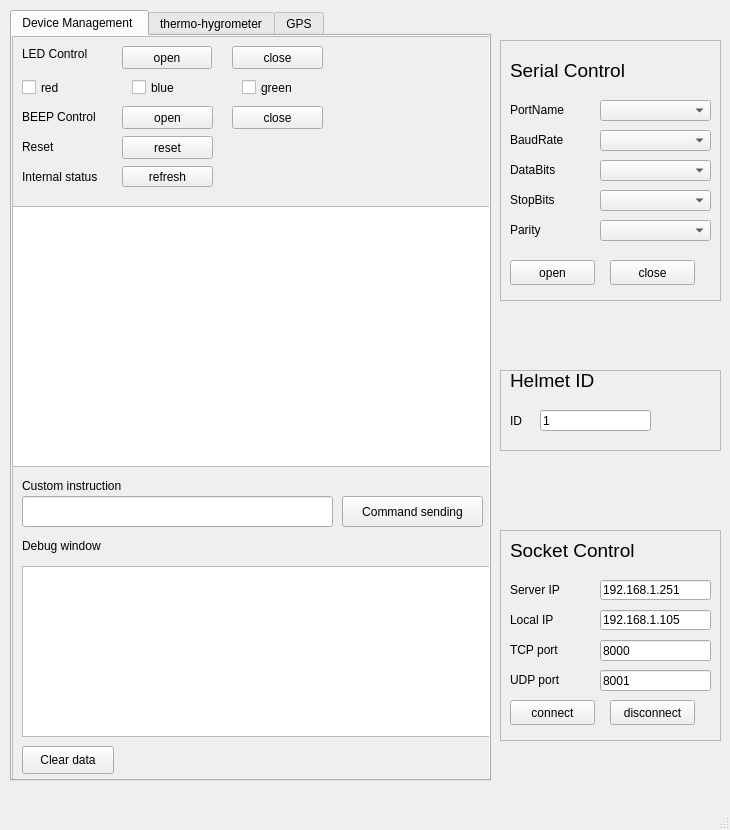
<?xml version="1.0" encoding="UTF-8"?>
<ui version="4.0">
 <class>MainWindow</class>
 <widget class="QMainWindow" name="MainWindow">
  <property name="geometry">
   <rect>
    <x>0</x>
    <y>0</y>
    <width>730</width>
    <height>830</height>
   </rect>
  </property>
  <property name="minimumSize">
   <size>
    <width>730</width>
    <height>830</height>
   </size>
  </property>
  <property name="maximumSize">
   <size>
    <width>730</width>
    <height>830</height>
   </size>
  </property>
  <property name="windowTitle">
   <string>MainWindow</string>
  </property>
  <property name="autoFillBackground">
   <bool>true</bool>
  </property>
  <widget class="QWidget" name="centralwidget">
   <property name="autoFillBackground">
    <bool>true</bool>
   </property>
   <widget class="QFrame" name="frame_uart">
    <property name="geometry">
     <rect>
      <x>500</x>
      <y>40</y>
      <width>221</width>
      <height>261</height>
     </rect>
    </property>
    <property name="minimumSize">
     <size>
      <width>100</width>
      <height>100</height>
     </size>
    </property>
    <property name="autoFillBackground">
     <bool>false</bool>
    </property>
    <property name="frameShape">
     <enum>QFrame::StyledPanel</enum>
    </property>
    <property name="frameShadow">
     <enum>QFrame::Raised</enum>
    </property>
    <widget class="QLabel" name="label_comid">
     <property name="geometry">
      <rect>
       <x>10</x>
       <y>60</y>
       <width>81</width>
       <height>20</height>
      </rect>
     </property>
     <property name="text">
      <string>PortName</string>
     </property>
    </widget>
    <widget class="QComboBox" name="combo_box_com">
     <property name="geometry">
      <rect>
       <x>100</x>
       <y>60</y>
       <width>111</width>
       <height>21</height>
      </rect>
     </property>
    </widget>
    <widget class="QLabel" name="label_baud">
     <property name="geometry">
      <rect>
       <x>10</x>
       <y>90</y>
       <width>71</width>
       <height>20</height>
      </rect>
     </property>
     <property name="text">
      <string>BaudRate</string>
     </property>
    </widget>
    <widget class="QComboBox" name="combo_box_baud">
     <property name="geometry">
      <rect>
       <x>100</x>
       <y>90</y>
       <width>111</width>
       <height>21</height>
      </rect>
     </property>
    </widget>
    <widget class="QLabel" name="label_data">
     <property name="geometry">
      <rect>
       <x>10</x>
       <y>120</y>
       <width>71</width>
       <height>20</height>
      </rect>
     </property>
     <property name="text">
      <string>DataBits</string>
     </property>
    </widget>
    <widget class="QComboBox" name="combo_box_data">
     <property name="geometry">
      <rect>
       <x>100</x>
       <y>120</y>
       <width>111</width>
       <height>21</height>
      </rect>
     </property>
    </widget>
    <widget class="QLabel" name="label_stop">
     <property name="geometry">
      <rect>
       <x>10</x>
       <y>150</y>
       <width>71</width>
       <height>20</height>
      </rect>
     </property>
     <property name="text">
      <string>StopBits</string>
     </property>
    </widget>
    <widget class="QComboBox" name="combo_box_stop">
     <property name="geometry">
      <rect>
       <x>100</x>
       <y>150</y>
       <width>111</width>
       <height>21</height>
      </rect>
     </property>
    </widget>
    <widget class="QLabel" name="label_parity">
     <property name="geometry">
      <rect>
       <x>10</x>
       <y>180</y>
       <width>71</width>
       <height>20</height>
      </rect>
     </property>
     <property name="text">
      <string>Parity</string>
     </property>
    </widget>
    <widget class="QComboBox" name="combo_box_parity">
     <property name="geometry">
      <rect>
       <x>100</x>
       <y>180</y>
       <width>111</width>
       <height>21</height>
      </rect>
     </property>
    </widget>
    <widget class="QPushButton" name="btn_uart_open">
     <property name="geometry">
      <rect>
       <x>10</x>
       <y>220</y>
       <width>85</width>
       <height>25</height>
      </rect>
     </property>
     <property name="text">
      <string>open</string>
     </property>
    </widget>
    <widget class="QPushButton" name="btn_uart_close">
     <property name="geometry">
      <rect>
       <x>110</x>
       <y>220</y>
       <width>85</width>
       <height>25</height>
      </rect>
     </property>
     <property name="text">
      <string>close</string>
     </property>
    </widget>
    <widget class="QLabel" name="label_dev_id_4">
     <property name="geometry">
      <rect>
       <x>10</x>
       <y>20</y>
       <width>181</width>
       <height>21</height>
      </rect>
     </property>
     <property name="font">
      <font>
       <pointsize>14</pointsize>
      </font>
     </property>
     <property name="text">
      <string>Serial Control</string>
     </property>
    </widget>
   </widget>
   <widget class="QFrame" name="frame_dev">
    <property name="geometry">
     <rect>
      <x>500</x>
      <y>370</y>
      <width>221</width>
      <height>81</height>
     </rect>
    </property>
    <property name="autoFillBackground">
     <bool>true</bool>
    </property>
    <property name="frameShape">
     <enum>QFrame::StyledPanel</enum>
    </property>
    <property name="frameShadow">
     <enum>QFrame::Raised</enum>
    </property>
    <widget class="QLabel" name="label_dev_id">
     <property name="geometry">
      <rect>
       <x>10</x>
       <y>40</y>
       <width>71</width>
       <height>21</height>
      </rect>
     </property>
     <property name="text">
      <string>ID</string>
     </property>
    </widget>
    <widget class="QLineEdit" name="line_edit_dev_id">
     <property name="geometry">
      <rect>
       <x>40</x>
       <y>40</y>
       <width>111</width>
       <height>21</height>
      </rect>
     </property>
     <property name="text">
      <string>1</string>
     </property>
    </widget>
    <widget class="QLabel" name="label_dev_id_3">
     <property name="geometry">
      <rect>
       <x>10</x>
       <y>0</y>
       <width>181</width>
       <height>21</height>
      </rect>
     </property>
     <property name="font">
      <font>
       <pointsize>14</pointsize>
      </font>
     </property>
     <property name="text">
      <string>Helmet ID</string>
     </property>
    </widget>
   </widget>
   <widget class="QFrame" name="frame_socket">
    <property name="geometry">
     <rect>
      <x>500</x>
      <y>530</y>
      <width>221</width>
      <height>211</height>
     </rect>
    </property>
    <property name="autoFillBackground">
     <bool>true</bool>
    </property>
    <property name="frameShape">
     <enum>QFrame::StyledPanel</enum>
    </property>
    <property name="frameShadow">
     <enum>QFrame::Raised</enum>
    </property>
    <widget class="QLabel" name="label_server_ipaddr">
     <property name="geometry">
      <rect>
       <x>10</x>
       <y>50</y>
       <width>81</width>
       <height>20</height>
      </rect>
     </property>
     <property name="text">
      <string>Server IP</string>
     </property>
    </widget>
    <widget class="QLineEdit" name="line_edit_ipaddr">
     <property name="geometry">
      <rect>
       <x>100</x>
       <y>50</y>
       <width>111</width>
       <height>20</height>
      </rect>
     </property>
     <property name="text">
      <string>192.168.1.251</string>
     </property>
    </widget>
    <widget class="QLabel" name="label_server_port">
     <property name="geometry">
      <rect>
       <x>10</x>
       <y>110</y>
       <width>81</width>
       <height>20</height>
      </rect>
     </property>
     <property name="text">
      <string>TCP port</string>
     </property>
    </widget>
    <widget class="QLineEdit" name="tcp_port">
     <property name="geometry">
      <rect>
       <x>100</x>
       <y>110</y>
       <width>111</width>
       <height>21</height>
      </rect>
     </property>
     <property name="text">
      <string>8000</string>
     </property>
    </widget>
    <widget class="QPushButton" name="btn_socket_open">
     <property name="geometry">
      <rect>
       <x>10</x>
       <y>170</y>
       <width>85</width>
       <height>25</height>
      </rect>
     </property>
     <property name="text">
      <string>connect</string>
     </property>
    </widget>
    <widget class="QPushButton" name="btn_socket_close">
     <property name="geometry">
      <rect>
       <x>110</x>
       <y>170</y>
       <width>85</width>
       <height>25</height>
      </rect>
     </property>
     <property name="text">
      <string>disconnect</string>
     </property>
    </widget>
    <widget class="QLabel" name="label_local_ipaddr">
     <property name="geometry">
      <rect>
       <x>10</x>
       <y>80</y>
       <width>81</width>
       <height>20</height>
      </rect>
     </property>
     <property name="text">
      <string>Local IP</string>
     </property>
    </widget>
    <widget class="QLineEdit" name="line_edit_local_ipaddr">
     <property name="geometry">
      <rect>
       <x>100</x>
       <y>80</y>
       <width>111</width>
       <height>20</height>
      </rect>
     </property>
     <property name="text">
      <string>192.168.1.105</string>
     </property>
    </widget>
    <widget class="QLabel" name="label_dev_id_2">
     <property name="geometry">
      <rect>
       <x>10</x>
       <y>10</y>
       <width>181</width>
       <height>21</height>
      </rect>
     </property>
     <property name="font">
      <font>
       <pointsize>14</pointsize>
      </font>
     </property>
     <property name="text">
      <string>Socket Control</string>
     </property>
    </widget>
    <widget class="QLabel" name="label_server_port_2">
     <property name="geometry">
      <rect>
       <x>10</x>
       <y>140</y>
       <width>81</width>
       <height>20</height>
      </rect>
     </property>
     <property name="text">
      <string>UDP port</string>
     </property>
    </widget>
    <widget class="QLineEdit" name="udp_port">
     <property name="geometry">
      <rect>
       <x>100</x>
       <y>140</y>
       <width>111</width>
       <height>21</height>
      </rect>
     </property>
     <property name="text">
      <string>8001</string>
     </property>
    </widget>
   </widget>
   <widget class="QTabWidget" name="tabWidget">
    <property name="geometry">
     <rect>
      <x>10</x>
      <y>10</y>
      <width>481</width>
      <height>771</height>
     </rect>
    </property>
    <property name="autoFillBackground">
     <bool>true</bool>
    </property>
    <property name="currentIndex">
     <number>0</number>
    </property>
    <widget class="QWidget" name="deviceTab">
     <property name="autoFillBackground">
      <bool>true</bool>
     </property>
     <attribute name="title">
      <string>Device Management </string>
     </attribute>
     <widget class="QFrame" name="frame_info">
      <property name="geometry">
       <rect>
        <x>0</x>
        <y>0</y>
        <width>481</width>
        <height>431</height>
       </rect>
      </property>
      <property name="autoFillBackground">
       <bool>true</bool>
      </property>
      <property name="frameShape">
       <enum>QFrame::StyledPanel</enum>
      </property>
      <property name="frameShadow">
       <enum>QFrame::Raised</enum>
      </property>
      <widget class="QLabel" name="label_led">
       <property name="geometry">
        <rect>
         <x>10</x>
         <y>10</y>
         <width>81</width>
         <height>16</height>
        </rect>
       </property>
       <property name="text">
        <string>LED Control</string>
       </property>
      </widget>
      <widget class="QPushButton" name="btn_led_on">
       <property name="geometry">
        <rect>
         <x>110</x>
         <y>10</y>
         <width>90</width>
         <height>23</height>
        </rect>
       </property>
       <property name="text">
        <string>open</string>
       </property>
      </widget>
      <widget class="QPushButton" name="btn_led_off">
       <property name="geometry">
        <rect>
         <x>220</x>
         <y>10</y>
         <width>91</width>
         <height>23</height>
        </rect>
       </property>
       <property name="text">
        <string>close</string>
       </property>
      </widget>
      <widget class="QLabel" name="label_beep">
       <property name="geometry">
        <rect>
         <x>10</x>
         <y>70</y>
         <width>91</width>
         <height>21</height>
        </rect>
       </property>
       <property name="text">
        <string>BEEP Control</string>
       </property>
      </widget>
      <widget class="QPushButton" name="btn_beep_on">
       <property name="geometry">
        <rect>
         <x>110</x>
         <y>70</y>
         <width>91</width>
         <height>23</height>
        </rect>
       </property>
       <property name="text">
        <string>open</string>
       </property>
      </widget>
      <widget class="QPushButton" name="btn_beep_off">
       <property name="geometry">
        <rect>
         <x>220</x>
         <y>70</y>
         <width>91</width>
         <height>23</height>
        </rect>
       </property>
       <property name="text">
        <string>close</string>
       </property>
      </widget>
      <widget class="QTextEdit" name="text_edit_recv">
       <property name="geometry">
        <rect>
         <x>0</x>
         <y>170</y>
         <width>481</width>
         <height>261</height>
        </rect>
       </property>
       <property name="acceptDrops">
        <bool>false</bool>
       </property>
       <property name="readOnly">
        <bool>true</bool>
       </property>
      </widget>
      <widget class="QLabel" name="label_stauts">
       <property name="geometry">
        <rect>
         <x>10</x>
         <y>130</y>
         <width>101</width>
         <height>21</height>
        </rect>
       </property>
       <property name="text">
        <string>Internal status</string>
       </property>
      </widget>
      <widget class="QPushButton" name="btn_refresh">
       <property name="geometry">
        <rect>
         <x>110</x>
         <y>130</y>
         <width>91</width>
         <height>21</height>
        </rect>
       </property>
       <property name="text">
        <string>refresh</string>
       </property>
      </widget>
      <widget class="QLabel" name="label_reboot">
       <property name="geometry">
        <rect>
         <x>10</x>
         <y>100</y>
         <width>71</width>
         <height>21</height>
        </rect>
       </property>
       <property name="text">
        <string>Reset</string>
       </property>
      </widget>
      <widget class="QPushButton" name="btn_reboot">
       <property name="geometry">
        <rect>
         <x>110</x>
         <y>100</y>
         <width>91</width>
         <height>23</height>
        </rect>
       </property>
       <property name="text">
        <string>reset</string>
       </property>
      </widget>
      <widget class="QCheckBox" name="LEDBox_red">
       <property name="geometry">
        <rect>
         <x>10</x>
         <y>40</y>
         <width>92</width>
         <height>23</height>
        </rect>
       </property>
       <property name="text">
        <string>red</string>
       </property>
      </widget>
      <widget class="QCheckBox" name="LEDBox_blue">
       <property name="geometry">
        <rect>
         <x>120</x>
         <y>40</y>
         <width>92</width>
         <height>23</height>
        </rect>
       </property>
       <property name="text">
        <string>blue</string>
       </property>
      </widget>
      <widget class="QCheckBox" name="LEDBox_green">
       <property name="geometry">
        <rect>
         <x>230</x>
         <y>40</y>
         <width>92</width>
         <height>23</height>
        </rect>
       </property>
       <property name="text">
        <string>green</string>
       </property>
      </widget>
     </widget>
     <widget class="QFrame" name="frame_test">
      <property name="geometry">
       <rect>
        <x>0</x>
        <y>430</y>
        <width>481</width>
        <height>331</height>
       </rect>
      </property>
      <property name="autoFillBackground">
       <bool>true</bool>
      </property>
      <property name="frameShape">
       <enum>QFrame::StyledPanel</enum>
      </property>
      <property name="frameShadow">
       <enum>QFrame::Raised</enum>
      </property>
      <widget class="QLabel" name="label_cmd">
       <property name="geometry">
        <rect>
         <x>10</x>
         <y>10</y>
         <width>131</width>
         <height>20</height>
        </rect>
       </property>
       <property name="text">
        <string>Custom instruction</string>
       </property>
      </widget>
      <widget class="QLineEdit" name="line_edit_cmd">
       <property name="geometry">
        <rect>
         <x>10</x>
         <y>30</y>
         <width>311</width>
         <height>31</height>
        </rect>
       </property>
      </widget>
      <widget class="QPushButton" name="btn_send_cmd">
       <property name="geometry">
        <rect>
         <x>330</x>
         <y>30</y>
         <width>141</width>
         <height>31</height>
        </rect>
       </property>
       <property name="text">
        <string>Command sending</string>
       </property>
      </widget>
      <widget class="QLabel" name="label_test">
       <property name="geometry">
        <rect>
         <x>10</x>
         <y>70</y>
         <width>111</width>
         <height>20</height>
        </rect>
       </property>
       <property name="text">
        <string>Debug window</string>
       </property>
      </widget>
      <widget class="QTextEdit" name="text_edit_test">
       <property name="geometry">
        <rect>
         <x>10</x>
         <y>100</y>
         <width>471</width>
         <height>171</height>
        </rect>
       </property>
       <property name="readOnly">
        <bool>true</bool>
       </property>
      </widget>
      <widget class="QPushButton" name="btn_clear">
       <property name="geometry">
        <rect>
         <x>10</x>
         <y>280</y>
         <width>92</width>
         <height>28</height>
        </rect>
       </property>
       <property name="text">
        <string>Clear data</string>
       </property>
      </widget>
     </widget>
    </widget>
    <widget class="QWidget" name="tab">
     <attribute name="title">
      <string>thermo-hygrometer</string>
     </attribute>
     <widget class="ThermWnd" name="therm_widget" native="true">
      <property name="geometry">
       <rect>
        <x>0</x>
        <y>100</y>
        <width>231</width>
        <height>631</height>
       </rect>
      </property>
     </widget>
     <widget class="QLCDNumber" name="therm_lcd">
      <property name="geometry">
       <rect>
        <x>40</x>
        <y>40</y>
        <width>161</width>
        <height>51</height>
       </rect>
      </property>
     </widget>
     <widget class="QLCDNumber" name="hygro_lcd">
      <property name="geometry">
       <rect>
        <x>280</x>
        <y>40</y>
        <width>161</width>
        <height>51</height>
       </rect>
      </property>
     </widget>
     <widget class="HygroWnd" name="hygro_widget" native="true">
      <property name="geometry">
       <rect>
        <x>250</x>
        <y>100</y>
        <width>211</width>
        <height>631</height>
       </rect>
      </property>
     </widget>
     <widget class="QLabel" name="label">
      <property name="geometry">
       <rect>
        <x>60</x>
        <y>0</y>
        <width>131</width>
        <height>31</height>
       </rect>
      </property>
      <property name="font">
       <font>
        <pointsize>14</pointsize>
       </font>
      </property>
      <property name="text">
       <string>thermometer</string>
      </property>
     </widget>
     <widget class="QLabel" name="label_2">
      <property name="geometry">
       <rect>
        <x>310</x>
        <y>0</y>
        <width>131</width>
        <height>31</height>
       </rect>
      </property>
      <property name="font">
       <font>
        <pointsize>14</pointsize>
       </font>
      </property>
      <property name="text">
       <string>hygrometer</string>
      </property>
     </widget>
    </widget>
    <widget class="GPSInfoWnd" name="gps_wnd">
     <attribute name="title">
      <string>GPS</string>
     </attribute>
    </widget>
   </widget>
  </widget>
  <widget class="QMenuBar" name="menubar">
   <property name="geometry">
    <rect>
     <x>0</x>
     <y>0</y>
     <width>730</width>
     <height>22</height>
    </rect>
   </property>
  </widget>
  <widget class="QStatusBar" name="statusbar"/>
 </widget>
 <customwidgets>
  <customwidget>
   <class>ThermWnd</class>
   <extends>QWidget</extends>
   <header location="global">thermwnd.h</header>
   <container>1</container>
  </customwidget>
  <customwidget>
   <class>HygroWnd</class>
   <extends>QWidget</extends>
   <header location="global">hygrownd.h</header>
   <container>1</container>
  </customwidget>
  <customwidget>
   <class>GPSInfoWnd</class>
   <extends>QWidget</extends>
   <header location="global">gpsinfownd.h</header>
   <container>1</container>
  </customwidget>
 </customwidgets>
 <resources/>
 <connections/>
</ui>
